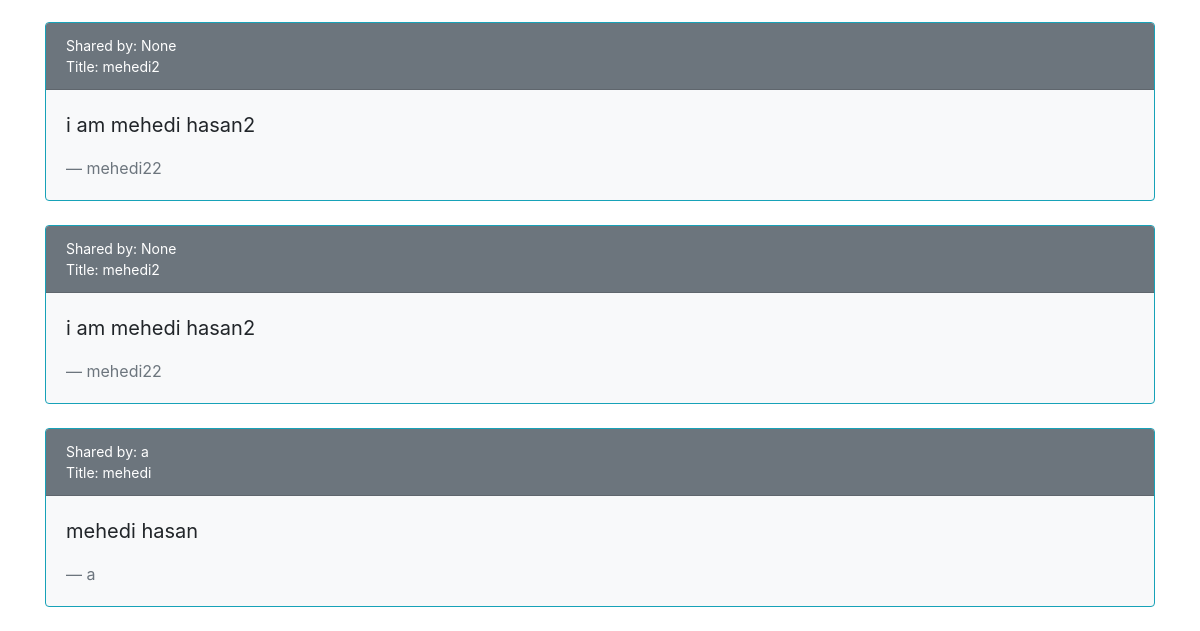
Page /quotes/ (lower part) on the earlier database version.
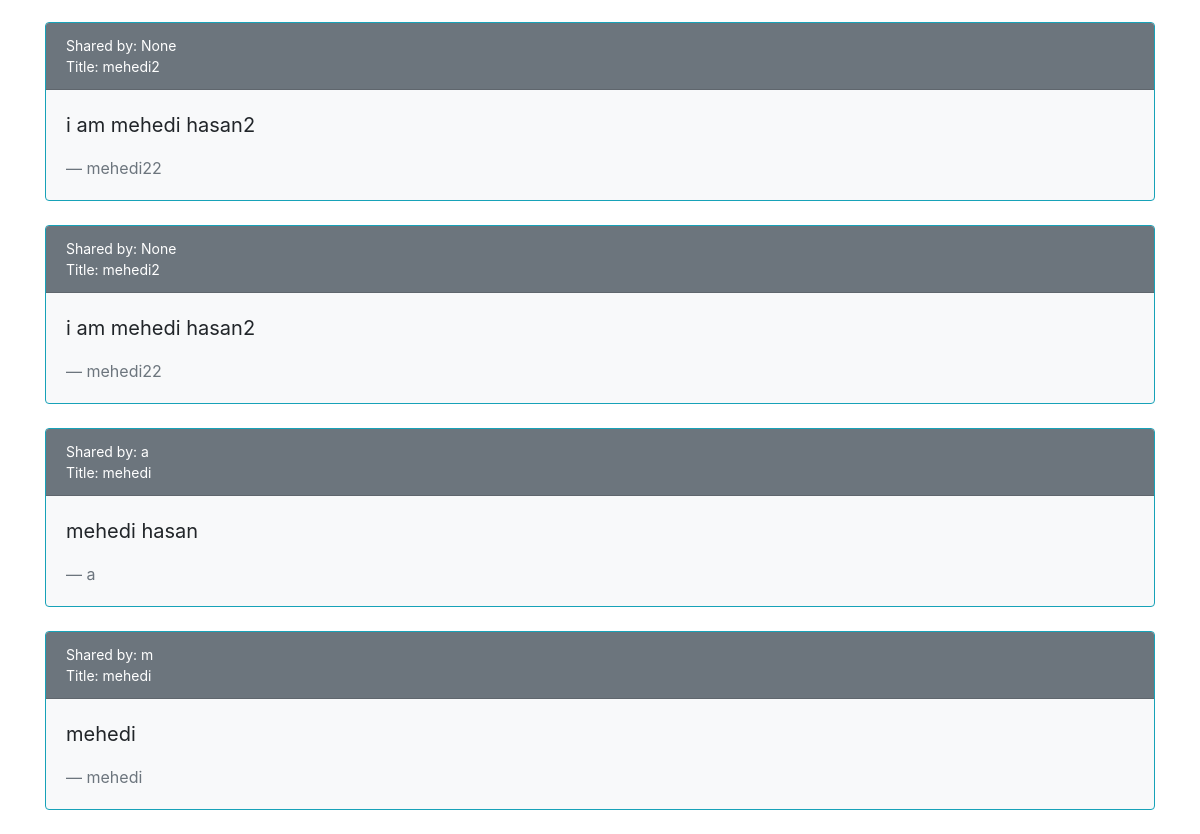
Same page on the later database version.
### quotes/models.py (models this page shows, shortened)
class Quote(models.Model):
    quote=models.TextField(max_length=200)
    author=models.CharField(max_length=50)
    title =models.CharField(max_length=50, null=True) # Must be null
    owner = models.CharField(max_length=50,null=True)

### quotes/views.py (the view)
# urls.py: path('quotes/',quotes.views.quotesview),
class quotesview(ListView):
    template_name = "quotes.html"
    model = Quote

### templates/quotes.html (shortened to what this page needs)
{%extends 'base.html'%}
{% load static %}
{%block csslink%}
<link href="{% static '..\static\cssfile\quotes.css' %}" rel="stylesheet" type="text/css">
<link rel="stylesheet" href="https://stackpath.bootstrapcdn.com/bootstrap/4.3.1/css/bootstrap.min.css">
{%endblock%}
{%block body%}
{% for Quote in object_list %}
<div class="container">
<div class="card border-info bg-light" >
  <div class="card-header text-white bg-secondary" id="title">Shared by: {{ Quote.owner }} <br>
    Title: {{ Quote.title }}
  </div>
  <div class="card-body">
    <blockquote class="blockquote mb-0 ">
      <p> {{ Quote.quote }} </p>
      <footer class="blockquote-footer">{{ Quote.author }}  <cite title="Source Title"></cite></footer>
    </blockquote>
  </div>
</div>
<br>
    </div>
{% endfor %}
{%endblock%}

Differences in the rows shown:
added Quote: owner "m", title "mehedi", quote "mehedi", author "mehedi"
